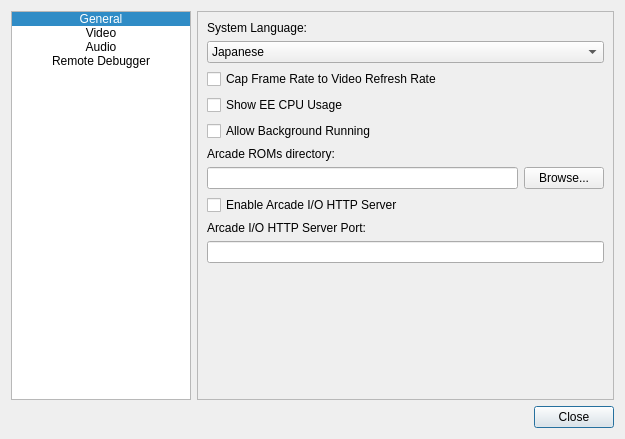
<?xml version="1.0" encoding="UTF-8"?>
<ui version="4.0">
 <class>SettingsDialog</class>
 <widget class="QDialog" name="SettingsDialog">
  <property name="geometry">
   <rect>
    <x>0</x>
    <y>0</y>
    <width>625</width>
    <height>439</height>
   </rect>
  </property>
  <property name="windowTitle">
   <string>Settings</string>
  </property>
  <layout class="QGridLayout" name="gridLayout">
   <item row="1" column="1">
    <widget class="QDialogButtonBox" name="buttonBox">
     <property name="orientation">
      <enum>Qt::Horizontal</enum>
     </property>
     <property name="standardButtons">
      <set>QDialogButtonBox::Close</set>
     </property>
    </widget>
   </item>
   <item row="0" column="0">
    <widget class="QListWidget" name="listWidget">
     <property name="minimumSize">
      <size>
       <width>175</width>
       <height>0</height>
      </size>
     </property>
     <property name="maximumSize">
      <size>
       <width>180</width>
       <height>16777215</height>
      </size>
     </property>
     <property name="editTriggers">
      <set>QAbstractItemView::EditKeyPressed|QAbstractItemView::SelectedClicked</set>
     </property>
     <property name="iconSize">
      <size>
       <width>48</width>
       <height>48</height>
      </size>
     </property>
     <property name="currentRow">
      <number>0</number>
     </property>
     <item>
      <property name="text">
       <string>General</string>
      </property>
      <property name="font">
       <font>
        <kerning>true</kerning>
       </font>
      </property>
      <property name="textAlignment">
       <set>AlignCenter</set>
      </property>
      <property name="icon">
       <iconset resource="resources.qrc">
        <normaloff>:/assets/general.png</normaloff>:/assets/general.png</iconset>
      </property>
      <property name="flags">
       <set>ItemIsSelectable|ItemIsEnabled</set>
      </property>
     </item>
     <item>
      <property name="text">
       <string>Video</string>
      </property>
      <property name="textAlignment">
       <set>AlignCenter</set>
      </property>
      <property name="icon">
       <iconset resource="resources.qrc">
        <normaloff>:/assets/video.png</normaloff>:/assets/video.png</iconset>
      </property>
      <property name="flags">
       <set>ItemIsSelectable|ItemIsEnabled</set>
      </property>
     </item>
     <item>
      <property name="text">
       <string>Audio</string>
      </property>
      <property name="font">
       <font>
        <stylestrategy>PreferDefault</stylestrategy>
       </font>
      </property>
      <property name="textAlignment">
       <set>AlignCenter</set>
      </property>
      <property name="icon">
       <iconset resource="resources.qrc">
        <normaloff>:/assets/music.png</normaloff>:/assets/music.png</iconset>
      </property>
      <property name="flags">
       <set>ItemIsSelectable|ItemIsEnabled</set>
      </property>
     </item>
     <item>
      <property name="text"><string>Remote Debugger</string></property>
      <property name="icon">
       <iconset resource="resources.qrc"><normaloff>:/assets/remote_debugger.png</normaloff>:/assets/remote_debugger.png</iconset>
      </property>
      <property name="textAlignment"><set>AlignCenter</set></property>
      <property name="flags"><set>ItemIsSelectable|ItemIsEnabled</set></property>
     </item>
    </widget>
   </item>
   <item row="0" column="1">
    <widget class="QStackedWidget" name="stackedWidget">
     <property name="frameShape">
      <enum>QFrame::StyledPanel</enum>
     </property>
     <property name="currentIndex">
      <number>0</number>
     </property>
     <widget class="QWidget" name="General">
      <layout class="QVBoxLayout" name="verticalLayout1">
       <item>
        <widget class="QLabel" name="label_2">
         <property name="text">
          <string>System Language:</string>
         </property>
        </widget>
       </item>
       <item>
        <widget class="QComboBox" name="comboBox_system_language">
         <item>
          <property name="text">
           <string>Japanese</string>
          </property>
         </item>
         <item>
          <property name="text">
           <string>English</string>
          </property>
         </item>
         <item>
          <property name="text">
           <string>French</string>
          </property>
         </item>
         <item>
          <property name="text">
           <string>Spanish</string>
          </property>
         </item>
         <item>
          <property name="text">
           <string>German</string>
          </property>
         </item>
         <item>
          <property name="text">
           <string>Italian</string>
          </property>
         </item>
         <item>
          <property name="text">
           <string>Dutch</string>
          </property>
         </item>
         <item>
          <property name="text">
           <string>Portuguese</string>
          </property>
         </item>
         <item>
          <property name="text">
           <string>Russian</string>
          </property>
         </item>
         <item>
          <property name="text">
           <string>Korean</string>
          </property>
         </item>
         <item>
          <property name="text">
           <string>Traditional Chinese</string>
          </property>
         </item>
         <item>
          <property name="text">
           <string>Simplified Chinese</string>
          </property>
         </item>
        </widget>
       </item>
       <item>
        <widget class="QCheckBox" name="checkBox_limitFrameRate">
         <property name="text">
          <string>Cap Frame Rate to Video Refresh Rate</string>
         </property>
        </widget>
       </item>
       <item>
        <widget class="QCheckBox" name="checkBox_showEECPUUsage">
         <property name="text">
          <string>Show EE CPU Usage</string>
         </property>
        </widget>
       </item>
       <item>
        <widget class="QCheckBox" name="checkBox_allowBackgroundRun">
         <property name="text"><string>Allow Background Running</string></property>
        </widget>
       </item>
       <item>
        <widget class="QLabel" name="label_8">
         <property name="text">
          <string>Arcade ROMs directory:</string>
         </property>
        </widget>
       </item>
       <item>
        <layout class="QHBoxLayout" name="horizontalLayout">
         <item>
          <widget class="QLineEdit" name="edit_arcadeRoms_dir">
           <property name="readOnly">
            <bool>true</bool>
           </property>
          </widget>
         </item>
         <item>
          <widget class="QPushButton" name="button_browseArcadeRomsDir">
           <property name="text">
            <string>Browse...</string>
           </property>
          </widget>
         </item>
        </layout>
       </item>
       <item>
        <widget class="QCheckBox" name="checkBox_enableArcadeIOServer">
         <property name="text">
          <string>Enable Arcade I/O HTTP Server</string>
         </property>
        </widget>
       </item>
       <item>
        <widget class="QLabel" name="label_9">
         <property name="text">
          <string>Arcade I/O HTTP Server Port:</string>
         </property>
        </widget>
       </item>
       <item>
        <widget class="QLineEdit" name="lineEdit_arcadeIOServerPort"/>
       </item>
       <item>
        <spacer name="verticalSpacer_2">
         <property name="orientation">
          <enum>Qt::Vertical</enum>
         </property>
         <property name="sizeHint" stdset="0">
          <size>
           <width>20</width>
           <height>40</height>
          </size>
         </property>
        </spacer>
       </item>
      </layout>
     </widget>
     <widget class="QWidget" name="Video">
      <layout class="QVBoxLayout" name="verticalLayout">
       <item>
        <widget class="QLabel" name="label_3">
         <property name="text">
          <string>&lt;html&gt;&lt;head/&gt;&lt;body&gt;&lt;p&gt;Resolution:&lt;/p&gt;&lt;/body&gt;&lt;/html&gt;</string>
         </property>
        </widget>
       </item>
       <item>
        <widget class="QComboBox" name="comboBox_res_multiplyer">
         <item>
          <property name="text">
           <string>1x (~480)</string>
          </property>
         </item>
         <item>
          <property name="text">
           <string>2x (~960p)</string>
          </property>
         </item>
         <item>
          <property name="text">
           <string>4x (~1920p)</string>
          </property>
         </item>
         <item>
          <property name="text">
           <string>8x (~4320p / 8k)</string>
          </property>
         </item>
         <item>
          <property name="text">
           <string>16x (~7680p / 16k)</string>
          </property>
         </item>
        </widget>
       </item>
       <item>
        <widget class="QLabel" name="label">
         <property name="text">
          <string>&lt;html&gt;&lt;head/&gt;&lt;body&gt;&lt;p&gt;Presentation Mode:&lt;/p&gt;&lt;/body&gt;&lt;/html&gt;</string>
         </property>
        </widget>
       </item>
       <item>
        <widget class="QComboBox" name="comboBox_presentation_mode">
         <property name="currentIndex">
          <number>1</number>
         </property>
         <item>
          <property name="text">
           <string>Fill Screen</string>
          </property>
         </item>
         <item>
          <property name="text">
           <string>Fit Screen</string>
          </property>
         </item>
         <item>
          <property name="text">
           <string>Original Size</string>
          </property>
         </item>
        </widget>
       </item>
       <item>
        <widget class="QCheckBox" name="checkBox_widescreenOutput">
         <property name="text">
          <string>Resize output to widescreen (16:9)</string>
         </property>
        </widget>
       </item>
       <item>
        <widget class="QCheckBox" name="checkBox_enable_gs_ram_reads">
         <property name="text">
          <string>Enable GS RAM reads</string>
         </property>
        </widget>
       </item>
       <item>
        <widget class="QCheckBox" name="checkBox_force_bilinear_filtering">
         <property name="text">
          <string>Force Bilinear Filtering</string>
         </property>
        </widget>
       </item>
       <item>
        <widget class="QWidget" name="gs_option_widget" native="true">
         <layout class="QGridLayout" name="gridLayout_2">
          <property name="leftMargin">
           <number>0</number>
          </property>
          <property name="topMargin">
           <number>0</number>
          </property>
          <property name="rightMargin">
           <number>0</number>
          </property>
          <property name="bottomMargin">
           <number>0</number>
          </property>
          <item row="0" column="0">
           <widget class="QLabel" name="label_6">
            <property name="text">
             <string>GS Handler:</string>
            </property>
           </widget>
          </item>
          <item row="2" column="0">
           <widget class="QLabel" name="label_7">
            <property name="text">
             <string>Vulkan Device:</string>
            </property>
           </widget>
          </item>
          <item row="1" column="0">
           <widget class="QComboBox" name="comboBox_gs_selection"/>
          </item>
          <item row="3" column="0">
           <widget class="QComboBox" name="comboBox_vulkan_device"/>
          </item>
          <item row="4" column="0">
           <widget class="QLabel" name="label_5">
            <property name="text">
             <string>Warning: Changing these settings during gameplay can produce unexpected results.</string>
            </property>
            <property name="textFormat">
             <enum>Qt::AutoText</enum>
            </property>
            <property name="alignment">
             <set>Qt::AlignLeading|Qt::AlignLeft|Qt::AlignTop</set>
            </property>
            <property name="wordWrap">
             <bool>true</bool>
            </property>
           </widget>
          </item>
         </layout>
        </widget>
       </item>
       <item>
        <widget class="QPushButton" name="button_vulkanDeviceInfo">
         <property name="text">
          <string>Show Vulkan Device Info...</string>
         </property>
        </widget>
       </item>
       <item>
        <spacer name="verticalSpacer">
         <property name="orientation">
          <enum>Qt::Vertical</enum>
         </property>
         <property name="sizeHint" stdset="0">
          <size>
           <width>20</width>
           <height>40</height>
          </size>
         </property>
        </spacer>
       </item>
      </layout>
     </widget>
     <widget class="QWidget" name="Audio">
      <layout class="QVBoxLayout" name="verticalLayout2">
       <item>
        <widget class="QCheckBox" name="checkBox_enable_audio">
         <property name="text">
          <string>Enable Audio Output</string>
         </property>
        </widget>
       </item>
       <item>
        <widget class="QLabel" name="label_4">
         <property name="text">
          <string>Buffer Size:</string>
         </property>
        </widget>
       </item>
       <item>
        <widget class="QSpinBox" name="spinBox_spuBlockCount">
         <property name="minimum">
          <number>10</number>
         </property>
         <property name="maximum">
          <number>400</number>
         </property>
         <property name="singleStep">
          <number>10</number>
         </property>
         <property name="value">
          <number>400</number>
         </property>
        </widget>
       </item>
       <item>
        <spacer name="verticalSpacer_3">
         <property name="orientation">
          <enum>Qt::Vertical</enum>
         </property>
         <property name="sizeHint" stdset="0">
          <size>
           <width>20</width>
           <height>40</height>
          </size>
         </property>
        </spacer>
       </item>
      </layout>
     </widget>
     <widget class="QWidget" name="RemoteDebugger">
      <layout class="QVBoxLayout" name="remoteDebuggerLayout">
       <item>
        <widget class="QCheckBox" name="checkBox_remoteDebuggerEnabled">
         <property name="text"><string>Enable remote debugger</string></property>
        </widget>
       </item>
       <item>
        <widget class="QWidget" name="remoteDebuggerEndpoint">
         <layout class="QFormLayout" name="remoteDebuggerEndpointLayout">
          <item row="0" column="0">
           <widget class="QLabel" name="label_remoteDebuggerAddress">
            <property name="text"><string>Listen address:</string></property>
            <property name="buddy"><cstring>lineEdit_remoteDebuggerAddress</cstring></property>
           </widget>
          </item>
          <item row="0" column="1">
           <widget class="QLineEdit" name="lineEdit_remoteDebuggerAddress">
            <property name="text"><string notr="true">127.0.0.1</string></property>
           </widget>
          </item>
          <item row="1" column="0">
           <widget class="QLabel" name="label_remoteDebuggerPort">
            <property name="text"><string>Port:</string></property>
            <property name="buddy"><cstring>spinBox_remoteDebuggerPort</cstring></property>
           </widget>
          </item>
          <item row="1" column="1">
           <widget class="QSpinBox" name="spinBox_remoteDebuggerPort">
            <property name="minimum"><number>1</number></property>
            <property name="maximum"><number>65535</number></property>
            <property name="value"><number>28011</number></property>
           </widget>
          </item>
         </layout>
        </widget>
       </item>
       <item>
        <spacer name="remoteDebuggerSpacer">
         <property name="orientation"><enum>Qt::Vertical</enum></property>
         <property name="sizeHint" stdset="0"><size><width>20</width><height>40</height></size></property>
        </spacer>
       </item>
      </layout>
     </widget>
    </widget>
   </item>
  </layout>
 </widget>
 <tabstops>
  <tabstop>listWidget</tabstop>
  <tabstop>comboBox_system_language</tabstop>
  <tabstop>checkBox_limitFrameRate</tabstop>
  <tabstop>checkBox_showEECPUUsage</tabstop>
  <tabstop>checkBox_allowBackgroundRun</tabstop>
  <tabstop>checkBox_remoteDebuggerEnabled</tabstop>
  <tabstop>lineEdit_remoteDebuggerAddress</tabstop>
  <tabstop>spinBox_remoteDebuggerPort</tabstop>
  <tabstop>buttonBox</tabstop>
 </tabstops>
 <resources>
  <include location="resources.qrc"/>
 </resources>
 <connections>
  <connection>
   <sender>buttonBox</sender>
   <signal>accepted()</signal>
   <receiver>SettingsDialog</receiver>
   <slot>accept()</slot>
   <hints>
    <hint type="sourcelabel">
     <x>248</x>
     <y>254</y>
    </hint>
    <hint type="destinationlabel">
     <x>157</x>
     <y>274</y>
    </hint>
   </hints>
  </connection>
  <connection>
   <sender>buttonBox</sender>
   <signal>rejected()</signal>
   <receiver>SettingsDialog</receiver>
   <slot>reject()</slot>
   <hints>
    <hint type="sourcelabel">
     <x>316</x>
     <y>260</y>
    </hint>
    <hint type="destinationlabel">
     <x>286</x>
     <y>274</y>
    </hint>
   </hints>
  </connection>
 </connections>
</ui>
